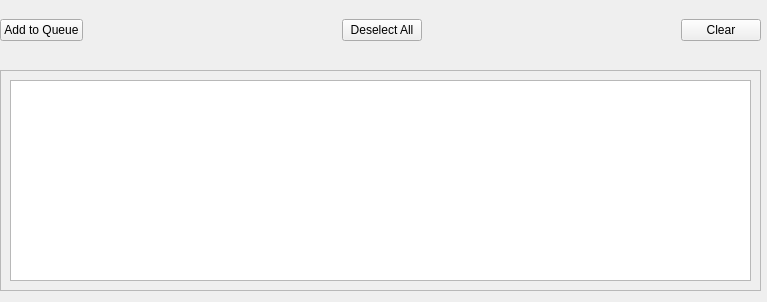
<?xml version="1.0" encoding="UTF-8"?>
<ui version="4.0">
 <class>Form</class>
 <widget class="QWidget" name="Form">
  <property name="geometry">
   <rect>
    <x>0</x>
    <y>0</y>
    <width>767</width>
    <height>302</height>
   </rect>
  </property>
  <property name="windowTitle">
   <string>Form</string>
  </property>
  <widget class="QFrame" name="frame">
   <property name="geometry">
    <rect>
     <x>0</x>
     <y>70</y>
     <width>761</width>
     <height>221</height>
    </rect>
   </property>
   <property name="frameShape">
    <enum>QFrame::StyledPanel</enum>
   </property>
   <property name="frameShadow">
    <enum>QFrame::Raised</enum>
   </property>
   <widget class="QTableView" name="tableView_2">
    <property name="geometry">
     <rect>
      <x>10</x>
      <y>10</y>
      <width>741</width>
      <height>201</height>
     </rect>
    </property>
   </widget>
  </widget>
  <widget class="QWidget" name="horizontalLayoutWidget">
   <property name="geometry">
    <rect>
     <x>0</x>
     <y>10</y>
     <width>761</width>
     <height>41</height>
    </rect>
   </property>
   <layout class="QHBoxLayout" name="horizontalLayout_2">
    <item>
     <widget class="QPushButton" name="addToQueueButton">
      <property name="text">
       <string>Add to Queue</string>
      </property>
     </widget>
    </item>
    <item>
     <spacer name="horizontalSpacer_3">
      <property name="orientation">
       <enum>Qt::Horizontal</enum>
      </property>
      <property name="sizeHint" stdset="0">
       <size>
        <width>40</width>
        <height>20</height>
       </size>
      </property>
     </spacer>
    </item>
    <item>
     <widget class="QPushButton" name="deselectAllButton">
      <property name="text">
       <string>Deselect All</string>
      </property>
     </widget>
    </item>
    <item>
     <spacer name="horizontalSpacer_4">
      <property name="orientation">
       <enum>Qt::Horizontal</enum>
      </property>
      <property name="sizeHint" stdset="0">
       <size>
        <width>40</width>
        <height>20</height>
       </size>
      </property>
     </spacer>
    </item>
    <item>
     <widget class="QPushButton" name="clearHistoryButton">
      <property name="text">
       <string>Clear</string>
      </property>
     </widget>
    </item>
   </layout>
  </widget>
 </widget>
 <resources/>
 <connections/>
</ui>
